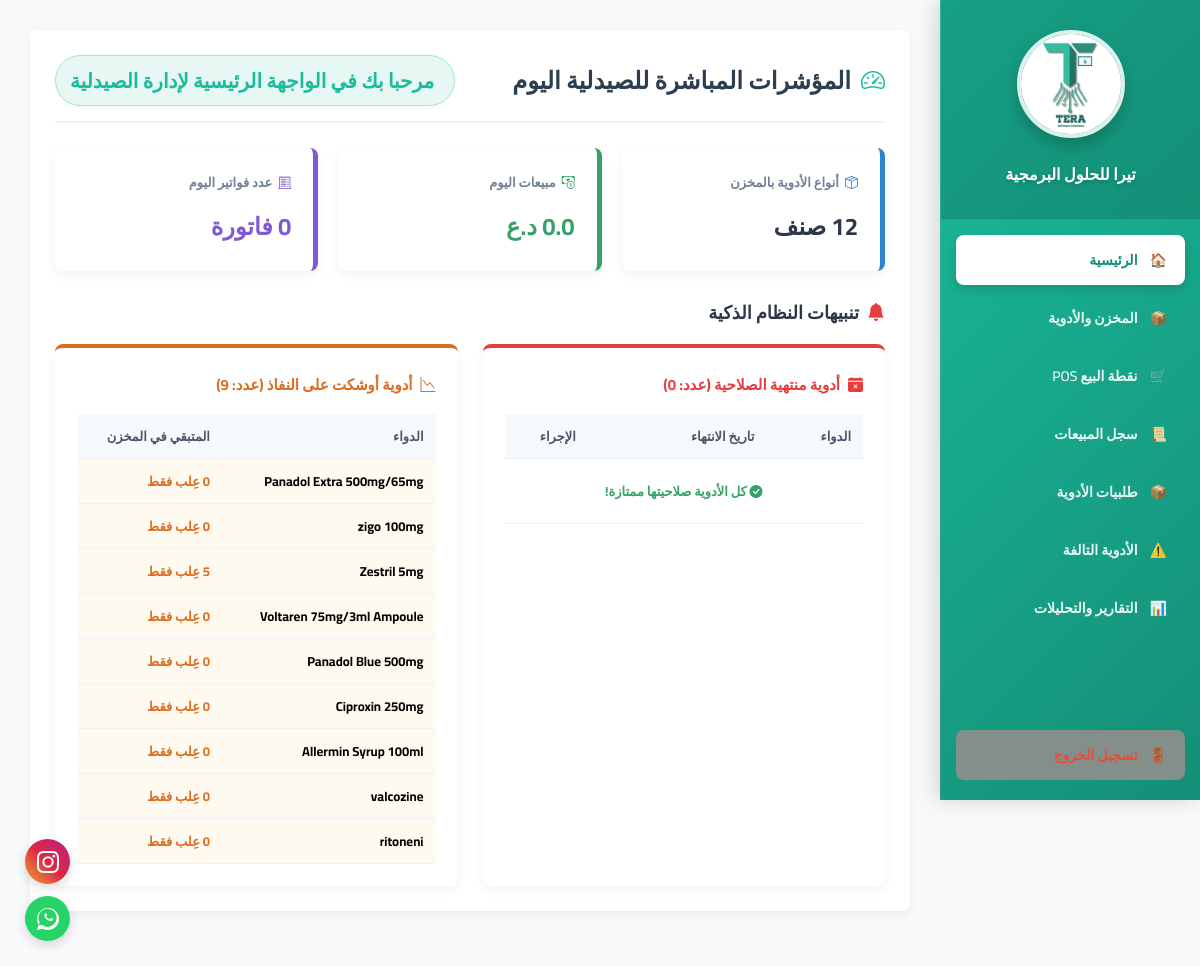
/pharmacy/dashboard/ (signed in), run on the app's committed database.
### pharmacy/models.py (models this page shows, shortened)
class Medicine(models.Model):
    CATEGORY_CHOICES = [
        ('tablet', '💊 حبوب / كبسول'),
        ('syrup', '🧪 شراب / معلق'),
        ('injection', '💉 حقن / فيال / أمبول'),
        ('ointment', '🧴 مرهم / كريم / جيل'),
        ('drops_eye_ear', '👁️ قطرات عين / أذن'),
        ('drops_nasal', '👃 قطرات / بخاخ أنف'),
        ('suppository', ' تحاميل / لبوس'),
        ('supplement_vitamin', '🍏 فيتامينات / مكملات غذائية'),
        ('tonic_energy', '⚡ مقويات / منشطات'),
        ('powder_sachet', '🥛 بودرة / فوار'),
        ('medical_device', '🩺 مستلزمات طبية / أجهزة'),
        ('other', '📦 أخرى'),
    ]
    pharmacy = models.ForeignKey(PharmacyBranch, on_delete=models.CASCADE, related_name='medicines', verbose_name="الصيدلية")
    trade_name = models.CharField(max_length=200, verbose_name="الاسم التجاري")
    scientific_name = models.CharField(max_length=200, verbose_name="الاسم العلمي")
    category = models.CharField(max_length=20, choices=CATEGORY_CHOICES, default='tablet', verbose_name="نوع الدواء")
    quantity = models.IntegerField(default=0, verbose_name="الكمية المتوفرة")
    buy_price = models.IntegerField(verbose_name="سعر الشراء (د.ع)")
    sell_price = models.IntegerField(verbose_name="سعر البيع (د.ع)")
    expiry_date = models.DateField(verbose_name="تاريخ انتهاء الصلاحية")
    shelf_location = models.CharField(max_length=50, blank=True, null=True, verbose_name="مكان الرف")
    is_damaged = models.BooleanField(default=False, verbose_name="هل الدواء تالف/معزول؟")
    barcode = models.CharField(max_length=50, null=True, blank=True, verbose_name="باركود الدواء")
    class Meta:
        unique_together = ('pharmacy', 'barcode')

### pharmacy/views.py (the view)
# urls.py: path('dashboard/', views.pharmacy_dashboard, name='pharmacy_dashboard'),
@login_required
def pharmacy_dashboard(request):
    today = date.today()
    user_pharmacy = request.user.profile.pharmacy
    total_medicines = Medicine.objects.filter(pharmacy=user_pharmacy, is_damaged=False).count()
    expired_medicines = Medicine.objects.filter(
        pharmacy=user_pharmacy,
        expiry_date__lte=today,
        is_damaged=False,
        quantity__gt=0
    )
    low_stock = Medicine.objects.filter(
        pharmacy=user_pharmacy,
        quantity__lte=5,
        is_damaged=False
    )
    today_sales_money = Invoice.objects.filter(
        pharmacy=user_pharmacy,
        created_at__date=today,
        is_refunded=False
    ).aggregate(total=Sum('final_amount'))['total'] or 0.0
    today_sales_count = Invoice.objects.filter(
        pharmacy=user_pharmacy,
        created_at__date=today,
        is_refunded=False
    ).count()
    context = {
        'total_medicines': total_medicines,
        'today_sales_money': "{:,}".format(float(today_sales_money)),
        'today_sales_count': today_sales_count,
        'expired_count': expired_medicines.count(),
        'low_stock_count': low_stock.count(),
        'expired_medicines': expired_medicines[:10],
        'low_stock': low_stock[:10],
        'pharmacy_name': user_pharmacy.name
    }
    return render(request, 'pharmacy/dashboard.html', context)

### pharmacy/templates/pharmacy/dashboard.html (shortened to what this page needs)
{% extends "pharmacy/base.html" %}
{% block content %}
    <link rel="stylesheet" href="https://cdn.jsdelivr.net/npm/bootstrap-icons@1.11.0/font/bootstrap-icons.css">
    <div class="dashboard-section">
        <div style="display: flex; justify-content: space-between; align-items: center; border-bottom: 2px solid #f1f2f6; padding-bottom: 15px; margin-bottom: 25px; flex-wrap: wrap; gap: 12px;">
            <h2 style="margin: 0; color: #2c3e50; display: flex; align-items: center; gap: 10px;">
                <i class="bi bi-speedometer2" style="color: #1abc9c;"></i>
                المؤشرات المباشرة للصيدلية اليوم
            </h2>
            <div class="brand-badge">
                 مرحبا بك في الواجهة الرئيسية لإدارة الصيدلية
            </div>
        </div>
        <div class="stats-grid">
            <div class="stat-card" style="border-right-color: #3182ce;">
                <h3><i class="bi bi-box-seam" style="color: #3182ce;"></i> أنواع الأدوية بالمخزن</h3>
                <div class="value">{{ total_medicines }} صنف</div>
            </div>
            <div class="stat-card" style="border-right-color: #38a169;">
                <h3><i class="bi bi-cash-coin" style="color: #38a169;"></i> مبيعات اليوم</h3>
                <div class="value" style="color: #38a169;">{{ today_sales_money }} د.ع</div>
            </div>
            <div class="stat-card" style="border-right-color: #805ad5;">
                <h3><i class="bi bi-receipt-cutoff" style="color: #805ad5;"></i> عدد فواتير اليوم</h3>
                <div class="value" style="color: #805ad5;">{{ today_sales_count }} فاتورة</div>
            </div>
        </div>
        <h2 style="color: #2d3748; font-size: 18px; margin-top: 15px; margin-bottom: 15px; display: flex; align-items: center; gap: 8px;">
            <i class="bi bi-bell-fill" style="color: #e53e3e;"></i>
            تنبيهات النظام الذكية
        </h2>
        <div class="alerts-grid">
            <div class="alert-box">
                <h3 style="color: #e53e3e;">
                    <i class="bi bi-calendar-x-fill"></i>
                    أدوية منتهية الصلاحية (عدد: {{ expired_count }})
                </h3>
                <table class="alert-table">
                    <thead>
                        <tr>
                            <th>الدواء</th>
                            <th>تاريخ الانتهاء</th>
                            <th style="text-align: center;">الإجراء</th>
                        </tr>
                    </thead>
                    <tbody>
                        {% for med in expired_medicines %}
                        <tr style="background: #fff5f5;">
                            <td><strong>{{ med.trade_name }}</strong></td>
                            <td style="color: #e53e3e; font-weight: bold;">{{ med.expiry_date }}</td>
                            <td style="text-align: center; padding: 5px;">
                                <form action="{% url 'damage_medicine' med.id %}" method="POST" style="margin: 0;" onsubmit="return confirm('هل أنت متأكد من نقل دواء ({{ med.trade_name }}) إلى قائمة التوالف وسحبه من البيع والمخزن تماماً؟');">
                                    {% csrf_token %}
                                    <input type="hidden" name="quantity_damaged" value="{{ med.quantity }}">
                                    <input type="hidden" name="reason" value="expired">
                                    <input type="hidden" name="notes" value="إتلاف تلقائي من لوحة التحكم بسبب انتهاء الصلاحية">
                                    <button type="submit" class="btn-action-danger">
                                        <i class="bi bi-trash"></i> إتلاف وعزل
                                    </button>
                                </form>
                            </td>
                        </tr>
                        {% empty %}
                        <tr>
                            <td colspan="3" style="color: #38a169; text-align: center; padding: 20px; font-weight: bold;">
                                <i class="bi bi-check-circle-fill"></i> كل الأدوية صلاحيتها ممتازة!
                            </td>
                        </tr>
                        {% endfor %}
                    </tbody>
                </table>
            </div>
            <div class="alert-box" style="border-top-color: #dd6b20;">
                <h3 style="color: #dd6b20;">
                    <i class="bi bi-graph-down"></i>
                    أدوية أوشكت على النفاذ (عدد: {{ low_stock_count }})
                </h3>
                <table class="alert-table">
                    <thead>
                        <tr>
                            <th>الدواء</th>
                            <th>المتبقي في المخزن</th>
                        </tr>
                    </thead>
                    <tbody>
                        {% for med in low_stock %}
                        <tr style="background: #fffaf0;">
                            <td><strong>{{ med.trade_name }}</strong></td>
                            <td style="color: #dd6b20; font-weight: bold;">{{ med.quantity }} عِلب فقط</td>
                        </tr>
                        {% empty %}
                        <tr>
                            <td colspan="2" style="color: #38a169; text-align: center; padding: 20px; font-weight: bold;">
                                <i class="bi bi-check-circle-fill"></i> كميات المخزن متوفرة بالكامل!
                            </td>
                        </tr>
                        {% endfor %}
                    </tbody>
                </table>
            </div>
        </div>
    </div>
{% endblock %}

### pharmacy/templates/pharmacy/base.html (shortened to what this page needs)
{% load static %}
<!DOCTYPE html>
<html lang="ar" dir="rtl">
<head>
</head>
<body>
    <div class="sidebar">
        <div class="brand-container">
            <img class="brand-logo" src="{% static 'pharmacy/images/tera_logo.png' %}" alt="تيرا للحلول البرمجية">
            <h2>تيرا للحلول البرمجية</h2>
        </div>
        <div class="sidebar-menu">
            <a href="{% url 'pharmacy_dashboard' %}" class="{% if request.resolver_match.url_name == 'pharmacy_dashboard' %}active{% endif %}">
                <span>🏠</span> الرئيسية
            </a>
            <a href="{% url 'inventory' %}" class="{% if request.resolver_match.url_name == 'inventory' %}active{% endif %}">
                <span>📦</span> المخزن والأدوية
            </a>
            <a href="{% url 'pos' %}" class="{% if request.resolver_match.url_name == 'pos' %}active{% endif %}">
                <span>🛒</span> نقطة البيع POS
            </a>
            <a href="{% url 'sales_history' %}" class="{% if request.resolver_match.url_name == 'sales_history' %}active{% endif %}">
                <span>📜</span> سجل المبيعات
            </a>
            <a href="{% url 'missing_medicines' %}" class="{% if request.resolver_match.url_name == 'missing_medicines' %}active{% endif %}">
                <span>📦</span> طلبيات الأدوية
            </a>
            {% if request.user.profile.is_pharmacy_owner %}
            <a href="{% url 'damaged_medicines' %}" class="{% if request.resolver_match.url_name == 'damaged_medicines_list' %}active{% endif %}">
                <span>⚠️</span> الأدوية التالفة
            </a>
            <a href="{% url 'sales_reports' %}" class="{% if request.resolver_match.url_name == 'sales_reports' %}active{% endif %}">
                <span>📊</span> التقارير والتحليلات
            </a>
            {% endif %}
            <a href="{% url 'logout' %}" style="margin-top: auto; background-color: rgba(151, 142, 141, 0.86); color: #e74c3c;">
                <span>🚪</span> تسجيل الخروج
            </a>
        </div>
    </div>
    <div class="main-content">
        {% block content %}{% endblock %}
    </div>
    <div class="floating-social-container">
        <a href="https://instagram.com/rasool_trm" target="_blank" class="floating-btn btn-instagram" data-tooltip="موقع الانستغرام">
        </a>
        <a href="https://wa.me/9647735088603" target="_blank" class="floating-btn btn-whatsapp" data-tooltip="الدعم الفني">
        </a>
    </div>
</body>
</html>

### pharmacy/templates/pharmacy/base.html (style rules this page uses)
body { font-family: 'Cairo', sans-serif; margin: 0; padding: 0; background-color: #f8f9fa; display: flex; }
.sidebar { width: 260px; background: linear-gradient(135deg, #1abc9c 0%, #148f77 100%); color: white; height: 100vh; position: fixed; right: 0; top: 0; box-sizing: border-box; box-shadow: -4px 0 20px rgba(0,0,0,0.15); display: flex; flex-direction: column; z-index: 100; border-left: 1px solid rgba(255, 255, 255, 0.1); }
.sidebar .brand-container { background: rgba(0, 0, 0, 0.15); padding: 30px 20px; text-align: center; border-bottom: 1px solid rgba(255, 255, 255, 0.1); margin-bottom: 15px; }
.sidebar .brand-logo { width:100px; height: 100px; border-radius: 50%; border: 4px solid rgba(255, 255, 255, 0.85); box-shadow: 0 8px 16px rgba(0,0,0,0.2); margin-bottom: 12px; object-fit: cover; transition: transform 0.3s ease; }
.sidebar h2 { font-size: 16px; margin: 0; color: white; font-weight: 700; text-shadow: 0 2px 4px rgba(0,0,0,0.15); }
.sidebar-menu { padding: 0 15px 20px 15px; display: flex; flex-direction: column; gap: 8px; overflow-y: auto; flex: 1; }
.sidebar a { display: flex; align-items: center; gap: 12px; color: rgba(255, 255, 255, 0.9); padding: 12px 18px; text-decoration: none; border-radius: 8px; font-weight: 600; font-size: 14px; transition: all 0.3s cubic-bezier(0.25, 0.8, 0.25, 1); }
.sidebar a.active { background-color: #ffffff; color: #148f77; box-shadow: 0 4px 12px rgba(0,0,0,0.15); font-weight: 700; }
.main-content { margin-right: 260px; flex: 1; padding: 30px; box-sizing: border-box; min-height: 100vh; }
.floating-social-container { position: fixed; bottom: 25px; left: 25px; display: flex; flex-direction: column; gap: 12px; z-index: 9999; }
.floating-btn { width: 45px; height: 45px; border-radius: 50%; display: flex; align-items: center; justify-content: center; color: white; text-decoration: none; box-shadow: 0 4px 12px rgba(0,0,0,0.15); transition: all 0.3s cubic-bezier(0.25, 0.8, 0.25, 1); position: relative; }
.btn-whatsapp { background-color: #25D366; }
.btn-instagram { background: linear-gradient(45deg, #f09433 0%, #e6683c 25%, #dc2743 50%, #cc2366 75%, #bc1888 100%); }
.floating-btn svg { width: 22px; height: 22px; fill: white; }
.floating-btn::after { content: attr(data-tooltip); position: absolute; left: 58px; background-color: #2c3e50; color: white; padding: 6px 12px; border-radius: 6px; font-size: 12px; font-weight: bold; white-space: nowrap; opacity: 0; visibility: hidden; transform: translateX(-10px); transition: all 0.3s ease; box-shadow: 0 4px 10px rgba(0,0,0,0.1); font-family: 'Cairo', sans-serif; pointer-events: none; }

### pharmacy/templates/pharmacy/dashboard.html (style rules this page uses)
html { overflow-y: scroll; }
body, h1, h2, h3, h4, th, td, span, div, button, a { font-family: 'Tajawal', 'Cairo', sans-serif !important; }
.dashboard-section { background: white; padding: 25px; border-radius: 8px; box-shadow: 0 4px 10px rgba(0,0,0,0.05); margin-bottom: 25px; position: relative; }
.brand-badge { background-color: #e6f7f4; color: #1abc9c; border: 1px solid #a3e4d7; padding: 6px 14px; border-radius: 50px; font-size: 20px; font-weight: bold; display: inline-flex; align-items: center; gap: 6px; box-shadow: 0 2px 5px rgba(26, 188, 156, 0.05); }
.stats-grid { display: grid; grid-template-columns: repeat(auto-fit, minmax(250px, 1fr)); gap: 20px; margin-bottom: 25px; }
.stat-card { background: white; padding: 22px; border-radius: 8px; box-shadow: 0 4px 12px rgba(0,0,0,0.05); border-right: 5px solid #1abc9c; display: flex; flex-direction: column; justify-content: center; transition: transform 0.2s ease; }
.stat-card h3 { margin: 0; color: #718096; font-size: 13px; font-weight: bold; display: flex; align-items: center; gap: 6px; }
.stat-card .value { font-size: 24px; font-weight: bold; color: #2d3748; margin-top: 10px; }
.alerts-grid { display: grid; grid-template-columns: repeat(auto-fit, minmax(320px, 1fr)); gap: 25px; margin-top: 15px; }
.alert-box { background: white; padding: 22px; border-radius: 8px; box-shadow: 0 4px 12px rgba(0,0,0,0.05); border-top: 4px solid #e53e3e; }
.alert-box h3 { margin-top: 0; margin-bottom: 15px; font-size: 15px; display: flex; align-items: center; gap: 8px; }
.alert-table { width: 100%; border-collapse: collapse; font-size: 13px; }
.alert-table th, .alert-table td { padding: 10px 12px; text-align: right; border-bottom: 1px solid #edf2f7; }
.alert-table th { background-color: #f7fafc; color: #4a5568; font-weight: bold; }

### data on the page
Medicine: trade_name "Panadol Extra 500mg/65mg", quantity "0"
Medicine: trade_name "zigo 100mg", quantity "0"
Medicine: trade_name "Zestril 5mg", quantity "5"
Medicine: trade_name "Voltaren 75mg/3ml Ampoule", quantity "0"
Medicine: trade_name "Panadol Blue 500mg", quantity "0"
Medicine: trade_name "Ciproxin 250mg", quantity "0"
Medicine: trade_name "Allermin Syrup 100ml", quantity "0"
Medicine: trade_name "valcozine", quantity "0"
Medicine: trade_name "ritoneni", quantity "0"

### other printed values
{{ today_sales_money }} "0.0"
{{ expired_count }} "0"
{{ low_stock_count }} "9"
